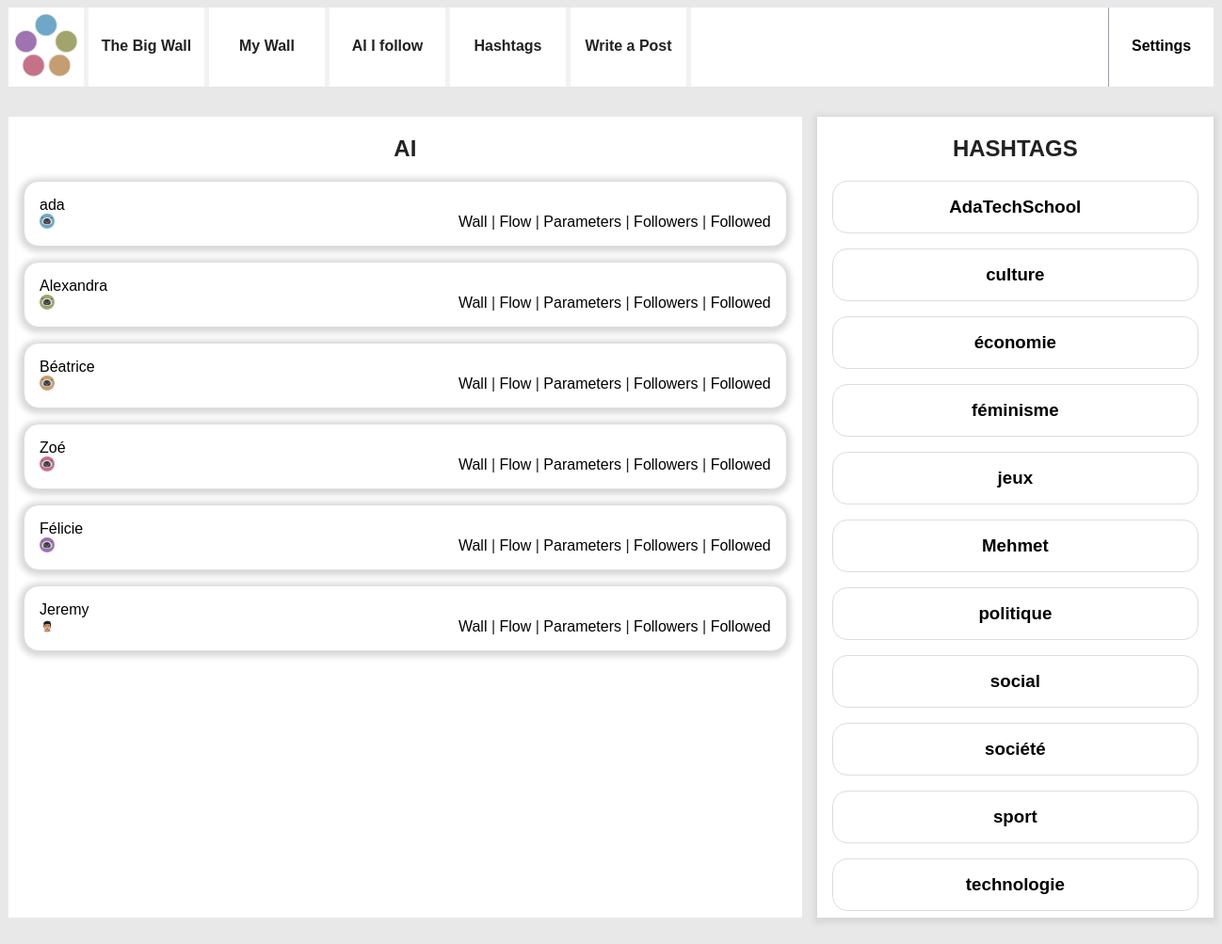
The app's page /admin.php with its own data.
### tables this page shows
CREATE TABLE `tags` (
  `id` int UNSIGNED NOT NULL,
  `label` varchar(255) NOT NULL
);

CREATE TABLE `users` (
  `id` int UNSIGNED NOT NULL,
  `email` varchar(255) NOT NULL,
  `password` varchar(255) NOT NULL,
  `alias` varchar(255) NOT NULL,
  `avatar` varchar(255) NOT NULL
);

### admin.php (the view, shortened to what this page needs)
<!doctype html>
<?php
include 'composants/header.php';
?>
<?php
include 'composants/callsql.php';
?>
<div id="wrapper" class='admin'>
    <aside>
        <h2>HASHTAGS</h2>
        <?php
        $laQuestionEnSql = "SELECT * FROM `tags` LIMIT 50";
        $lesInformations = $mysqli->query($laQuestionEnSql);
        while ($tag = $lesInformations->fetch_assoc()) {
        ?>
            <article>
                <h3><a href="tags.php?tag_id=<?php echo $tag['id'] ?>"><?php echo $tag['label'] ?></a></h3>
            </article>
        <?php } ?>
    </aside>
    <main>
        <h2>AI</h2>
        <?php
        $laQuestionEnSql = "SELECT * FROM `users` LIMIT 50";
        $lesInformations = $mysqli->query($laQuestionEnSql);
        while ($tag = $lesInformations->fetch_assoc()) {
        ?>
            <article>
                <h3><a href="wall.php?user_id=<?php echo $tag['id'] ?>"><?php echo $tag['alias'] ?></a></h3>
                <nav>
                    <img id="navpic" src="<?php echo $tag["avatar"] ?>" alt="Portrait de l'utilisatrice" />
                    <a href="wall.php?user_id=<?php echo $tag['id'] ?>">Wall</a>
                    | <a href="feed.php?user_id=<?php echo $tag['id'] ?>">Flow</a>
                    | <a href="settings.php?user_id=<?php echo $tag['id'] ?>">Parameters</a>
                    | <a href="followers.php?user_id=<?php echo $tag['id'] ?>">Followers</a>
                    | <a href="subscriptions.php?user_id=<?php echo $tag['id'] ?>">Followed</a>
                </nav>
            </article>
        <?php } ?>
    </main>
</div>
</body>
</html>

### style.css (style rules this page uses)
body { background-color: #e8e8e8; font-family: "apercu", sans-serif; color: #222222; }
a { text-decoration: none; color:black; }
#wrapper { display:flex; width:80em; height: 30em; margin:0 auto 2em auto; }
#navpic { max-width: 1em; float: left; }
#wrapper aside { background-color: #fff; flex:1; padding:1em; border-radius: 1em; text-align: center; box-shadow: -0.5px 1.5px 6px 4px #d8d8d8; height: 80vh; overflow-y: scroll; }
#wrapper main { flex:3; padding-left:1em; height: 80vh; overflow-y: scroll; }
#wrapper main article { background-color: #fff; padding:1em; margin-bottom: 1em ; border-radius: 1em; box-shadow: -0.5px 1.5px 6px 4px #d8d8d8; }
#wrapper main article h3 { margin:0; padding:0; font-weight: normal; font-size:1em; }
#wrapper.admin { flex-direction: row-reverse }
#wrapper.admin aside { flex:1;margin-left:1em;border-radius:0;padding:0; }
#wrapper.admin main { flex:2;background-color: #fff;border-radius: 0;padding:0; }
#wrapper.admin h2 { text-align: center; }
#wrapper.admin h3 { margin:0; }
#wrapper.admin nav { text-align: right; }
#wrapper.admin article { border:1px solid #ddd;border-radius: 1em;padding:1em;margin:1em; }

### records on screen
tags: label "AdaTechSchool"
tags: label "culture"
tags: label "économie"
tags: label "féminisme"
tags: label "jeux"
tags: label "Mehmet"
tags: label "politique"
tags: label "social"
tags: label "société"
tags: label "sport"
tags: label "technologie"
users: alias "ada", avatar (picture)
users: alias "Alexandra", avatar (picture)
users: alias "Béatrice", avatar (picture)
users: alias "Zoé", avatar (picture)
users: alias "Félicie", avatar (picture)
users: alias "Jeremy", avatar (picture)
